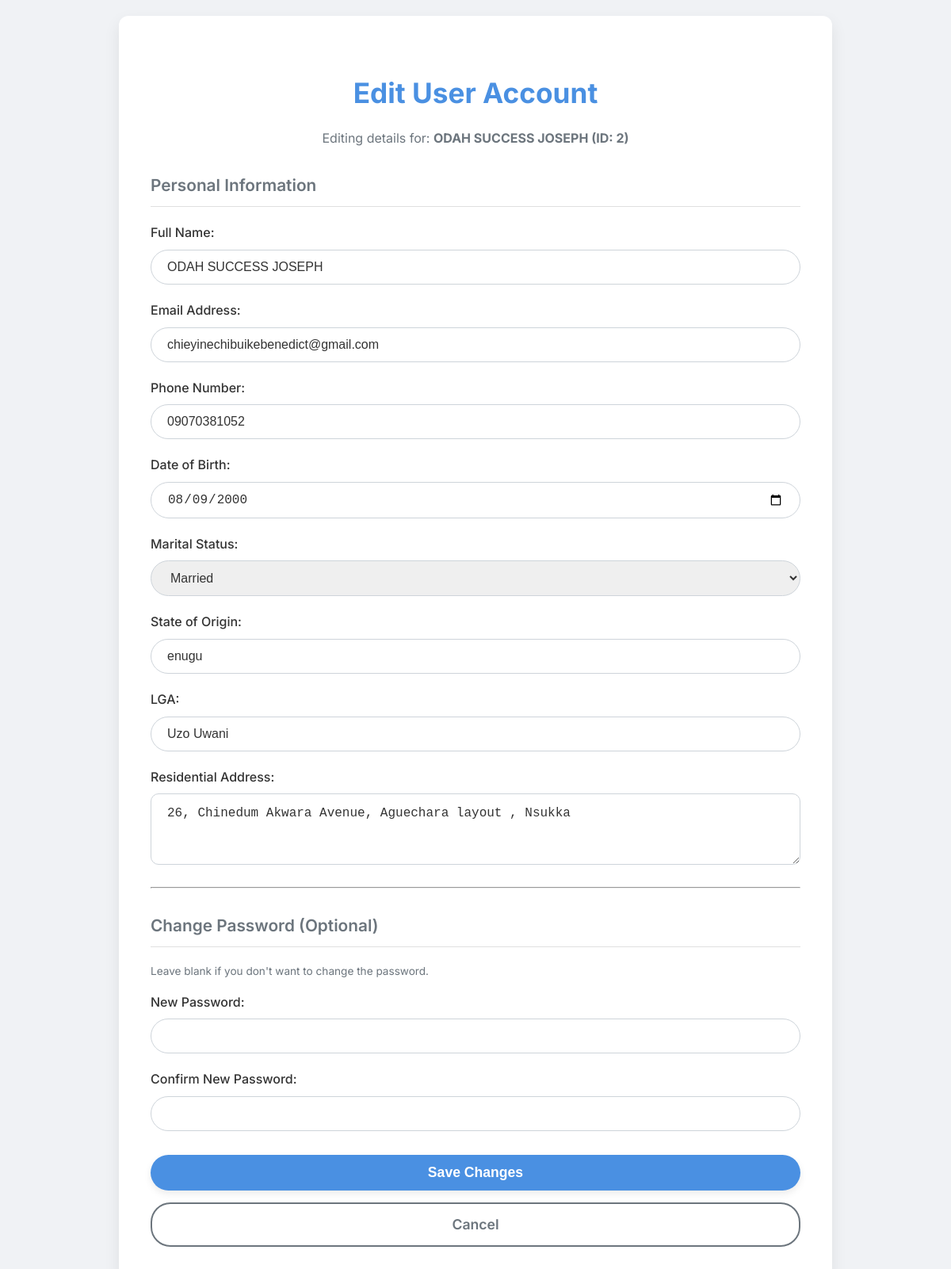
Screenshot of /admin/users/edit/2 (signed in) with the database file from the repository.
### app.py (models this page shows, shortened)
class User(db.Model, UserMixin):
    id = db.Column(db.Integer, primary_key=True)
    full_name = db.Column(db.String(100), nullable=False)
    email = db.Column(db.String(120), unique=True, nullable=False)
    phone_number = db.Column(db.String(20), unique=True, nullable=False)
    date_of_birth = db.Column(db.Date, nullable=False)
    marital_status = db.Column(db.String(50), nullable=False)
    state_of_origin = db.Column(db.String(100), nullable=False)
    lga = db.Column(db.String(100), nullable=False)
    residential_address = db.Column(db.String(200), nullable=False)
    password = db.Column(db.String(200), nullable=False)
    profile_picture = db.Column(db.String(200), nullable=True, default='default.png')
    last_login_ip = db.Column(db.String(45), nullable=True)
    last_login_at = db.Column(db.DateTime, nullable=True, default=datetime.utcnow)
    reset_token = db.Column(db.String(100), nullable=True, unique=True)
    token_expiration = db.Column(db.DateTime, nullable=True)

### app.py (the view, shortened to what this page needs)
@app.route('/admin/users/edit/<int:user_id>', methods=['GET', 'POST'])
def admin_edit_user(user_id):
    if 'admin_id' not in session:
        flash('Please login first!', 'warning')
        return redirect(url_for('admin_login'))
    """
    Admin route to edit a user's information, including their password.
    """
    user = User.query.get_or_404(user_id)
    return render_template('admin_edit_user.html', user=user)

### app.py (called while the page is built)
@login_manager.user_loader
def load_user(user_id):
    user = User.query.get(int(user_id))
    if user:
        return user
    admin = Admin.query.get(int(user_id))
    if admin:
        return admin
    return None

### templates/admin_edit_user.html (shortened to what this page needs)
<!DOCTYPE html>
<html lang="en">
<head>
</head>
<body>
<div class="container">
    <div class="form-card">
        <div class="card-body">
            <h2 class="card-title">Edit User Account</h2>
            <p class="subtitle">Editing details for: <strong>{{ user.full_name }} (ID: {{ user.id }})</strong></p>
            <form action="{{ url_for('admin_edit_user', user_id=user.id) }}" method="POST" enctype="multipart/form-data">
                <h5 class="section-title">Personal Information</h5>
                <div class="form-group">
                    <label for="fullName">Full Name:</label>
                    <input type="text" class="form-control" id="fullName" name="fullName" value="{{ user.full_name }}" required>
                </div>
                <div class="form-group">
                    <label for="email">Email Address:</label>
                    <input type="email" class="form-control" id="email" name="email" value="{{ user.email }}" required>
                </div>
                <div class="form-group">
                    <label for="phoneNumber">Phone Number:</label>
                    <input type="tel" class="form-control" id="phoneNumber" name="phoneNumber" value="{{ user.phone_number }}" required>
                </div>
                <div class="form-group">
                    <label for="dob">Date of Birth:</label>
                    <input type="date" class="form-control" id="dob" name="dob" value="{{ user.date_of_birth.strftime('%Y-%m-%d') }}" required>
                </div>
                <div class="form-group">
                    <label for="maritalStatus">Marital Status:</label>
                    <select class="form-select" id="maritalStatus" name="maritalStatus" required>
                        <option value="Married" {% if user.marital_status == 'Married' %}selected{% endif %}>Married</option>
                    </select>
                </div>
                <div class="form-group">
                    <label for="stateOfOrigin">State of Origin:</label>
                    <input type="text" class="form-control" id="stateOfOrigin" name="stateOfOrigin" value="{{ user.state_of_origin }}" required>
                </div>
                <div class="form-group">
                    <label for="lga">LGA:</label>
                    <input type="text" class="form-control" id="lga" name="lga" value="{{ user.lga }}" required>
                </div>
                <div class="form-group">
                    <label for="resiAddress">Residential Address:</label>
                    <textarea class="form-control" id="resiAddress" name="resiAddress" rows="3" required>{{ user.residential_address }}</textarea>
                </div>
                <hr class="section-divider">
                <h5 class="section-title">Change Password (Optional)</h5>
                <p class="form-text-small">Leave blank if you don't want to change the password.</p>
                <div class="form-group">
                    <label for="newPassword">New Password:</label>
                    <input type="password" class="form-control" id="newPassword" name="newPassword">
                </div>
                <div class="form-group">
                    <label for="confirmNewPassword">Confirm New Password:</label>
                    <input type="password" class="form-control" id="confirmNewPassword" name="confirmNewPassword">
                </div>
                <div class="button-group">
                    <button type="submit" class="btn btn-primary">Save Changes</button>
                    <a href="{{ url_for('admin_manage_users') }}" class="btn btn-outline-secondary">Cancel</a>
                </div>
            </form>
        </div>
    </div>
</div>
</body>
</html>

### templates/admin_edit_user.html (style rules this page uses)
:root { --primary-color: #4A90E2; --secondary-color: #6c757d; --background-color: #f0f2f5; --card-background: #ffffff; --text-color: #333; --border-color: #e0e0e0; --shadow-light: rgba(0, 0, 0, 0.08); --shadow-medium: rgba(0, 0, 0, 0.12); --input-border: #ced4da; --input-focus-border: #80bdff; --button-hover-bg: #357ABD; --button-outline-hover-bg: #f8f9fa; --success-color: #28a745; --danger-color: #dc3545; --info-color: #17a2b8; }
body { font-family: 'Inter', sans-serif; background-color: var(--background-color); color: var(--text-color); margin: 0; padding: 0; line-height: 1.6; display: flex; justify-content: center; align-items: center; min-height: 100vh; }
.container { width: 100%; max-width: 900px; padding: 20px; }
.form-card { background-color: var(--card-background); border-radius: 12px; box-shadow: 0 8px 20px var(--shadow-light); padding: 40px; margin-bottom: 30px; }
.card-title { text-align: center; color: var(--primary-color); font-size: 2.2rem; font-weight: 700; margin-bottom: 15px; }
.subtitle { text-align: center; color: var(--secondary-color); font-size: 1rem; margin-bottom: 30px; }
.section-title { color: var(--secondary-color); font-size: 1.3rem; font-weight: 600; margin-top: 30px; margin-bottom: 20px; padding-bottom: 10px; border-bottom: 1px solid var(--border-color); }
.form-group { margin-bottom: 20px; }
.form-group label { display: block; margin-bottom: 8px; font-weight: 500; color: var(--text-color); }
.form-control, .form-select { width: 100%; padding: 12px 20px; border: 1px solid var(--input-border); border-radius: 25px; font-size: 1rem; color: var(--text-color); transition: border-color 0.3s ease, box-shadow 0.3s ease; box-sizing: border-box; }
textarea.form-control { border-radius: 10px; resize: vertical; min-height: 90px; padding: 15px 20px; }
.form-text-small { font-size: 0.85rem; color: var(--secondary-color); margin-top: 5px; margin-bottom: 15px; display: block; }
.button-group { display: flex; flex-direction: column; gap: 15px; margin-top: 30px; }
.btn { padding: 12px 25px; font-size: 1.1rem; font-weight: 600; border: none; border-radius: 25px; cursor: pointer; transition: background-color 0.3s ease, color 0.3s ease, box-shadow 0.3s ease; text-decoration: none; text-align: center; }
.btn-primary { background-color: var(--primary-color); color: white; box-shadow: 0 4px 10px var(--shadow-light); }
.btn-outline-secondary { background-color: transparent; color: var(--secondary-color); border: 2px solid var(--secondary-color); }

### rows the page displays
User: full_name "ODAH SUCCESS JOSEPH", id "2", fullName "ODAH SUCCESS JOSEPH", email "chieyinechibuikebenedict@gmail.com", phoneNumber "09070381052", dob "08/09/2000", maritalStatus "Married", stateOfOrigin "enugu", lga "Uzo Uwani", resiAddress "26, Chinedum Akwara Avenue, Aguechara layout , Nsukka"
